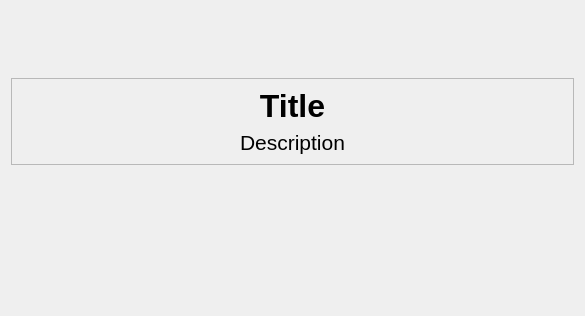
<?xml version="1.0" encoding="UTF-8"?>
<ui version="4.0">
 <class>Dialog</class>
 <widget class="QDialog" name="Dialog">
  <property name="geometry">
   <rect>
    <x>0</x>
    <y>0</y>
    <width>585</width>
    <height>316</height>
   </rect>
  </property>
  <property name="windowTitle">
   <string>Dialog</string>
  </property>
  <layout class="QGridLayout" name="gridLayout">
   <item row="0" column="0">
    <widget class="QFrame" name="frame">
     <property name="sizePolicy">
      <sizepolicy hsizetype="Preferred" vsizetype="Maximum">
       <horstretch>0</horstretch>
       <verstretch>0</verstretch>
      </sizepolicy>
     </property>
     <property name="frameShape">
      <enum>QFrame::StyledPanel</enum>
     </property>
     <property name="frameShadow">
      <enum>QFrame::Raised</enum>
     </property>
     <layout class="QVBoxLayout" name="verticalLayout_2">
      <item>
       <widget class="QLabel" name="label_title">
        <property name="font">
         <font>
          <family>Tahoma</family>
          <pointsize>24</pointsize>
          <weight>75</weight>
          <bold>true</bold>
         </font>
        </property>
        <property name="text">
         <string>Title</string>
        </property>
        <property name="alignment">
         <set>Qt::AlignCenter</set>
        </property>
       </widget>
      </item>
      <item>
       <widget class="QLabel" name="label_desc">
        <property name="font">
         <font>
          <family>Tahoma</family>
          <pointsize>16</pointsize>
         </font>
        </property>
        <property name="text">
         <string>Description</string>
        </property>
        <property name="alignment">
         <set>Qt::AlignCenter</set>
        </property>
       </widget>
      </item>
     </layout>
    </widget>
   </item>
   <item row="1" column="0">
    <widget class="QDialogButtonBox" name="buttonBox">
     <property name="sizePolicy">
      <sizepolicy hsizetype="Expanding" vsizetype="Maximum">
       <horstretch>0</horstretch>
       <verstretch>0</verstretch>
      </sizepolicy>
     </property>
     <property name="orientation">
      <enum>Qt::Horizontal</enum>
     </property>
     <property name="standardButtons">
      <set>QDialogButtonBox::NoButton</set>
     </property>
     <property name="centerButtons">
      <bool>true</bool>
     </property>
    </widget>
   </item>
  </layout>
 </widget>
 <resources/>
 <connections>
  <connection>
   <sender>buttonBox</sender>
   <signal>rejected()</signal>
   <receiver>Dialog</receiver>
   <slot>reject()</slot>
   <hints>
    <hint type="sourcelabel">
     <x>319</x>
     <y>415</y>
    </hint>
    <hint type="destinationlabel">
     <x>319</x>
     <y>239</y>
    </hint>
   </hints>
  </connection>
  <connection>
   <sender>buttonBox</sender>
   <signal>accepted()</signal>
   <receiver>Dialog</receiver>
   <slot>accept()</slot>
   <hints>
    <hint type="sourcelabel">
     <x>319</x>
     <y>415</y>
    </hint>
    <hint type="destinationlabel">
     <x>319</x>
     <y>239</y>
    </hint>
   </hints>
  </connection>
 </connections>
</ui>
